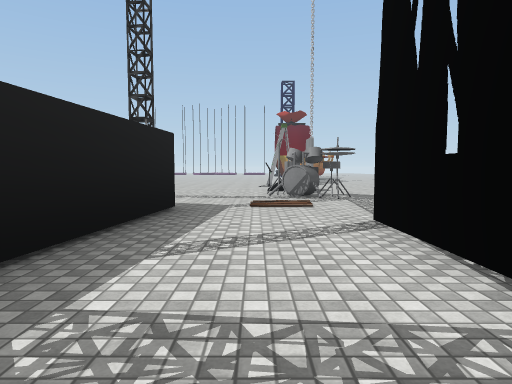
[1] (above)

19 first-person views from a walk through a 3-D level made in the Unity game engine. The camera is 1.4 m above the floor, tilts 4° down and sees 75° across. The floor is counted in squares, 2 m on a side. Each view is taken from the middle of a square. On the plan, view 1 faces up. The plan holds only what a view shows up to about 10 squares ahead; the rest is blank. The place goes on beyond the plan. The player character is not drawn. Some surface patterns are stand-ins.

[2]
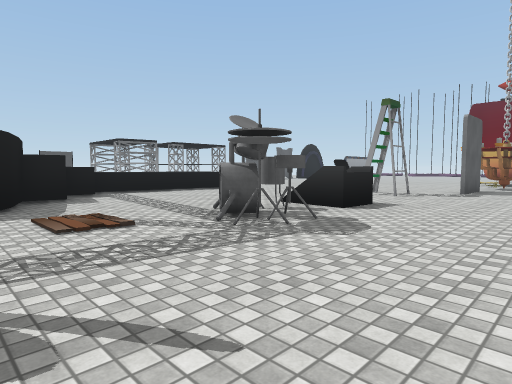

[3]
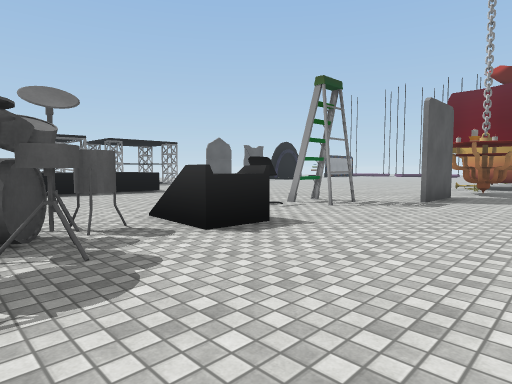

[4]
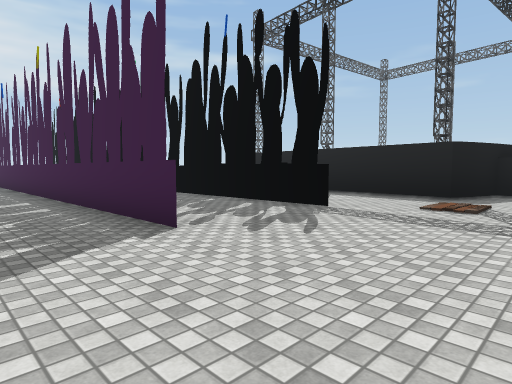

[5]
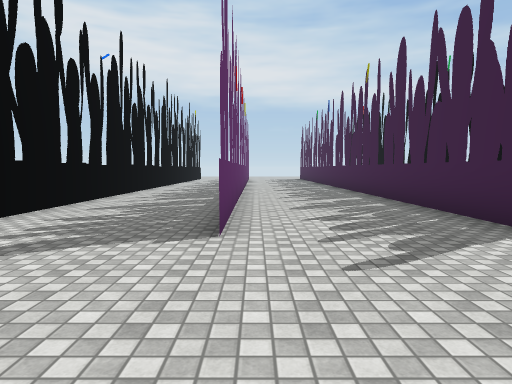

[6]
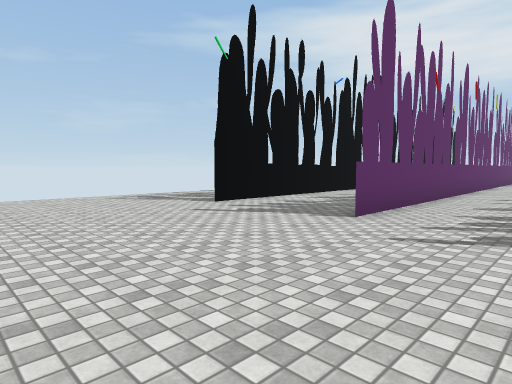

[7]
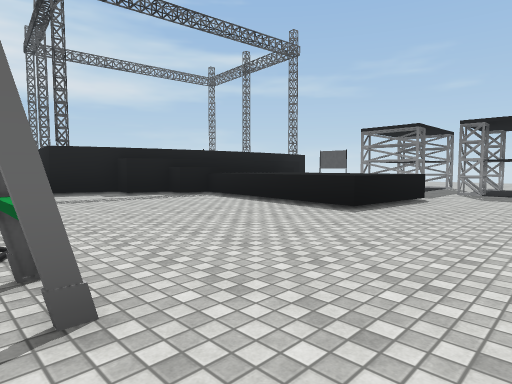

[8]
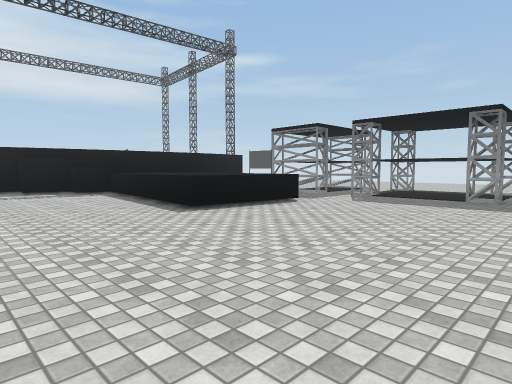

[9]
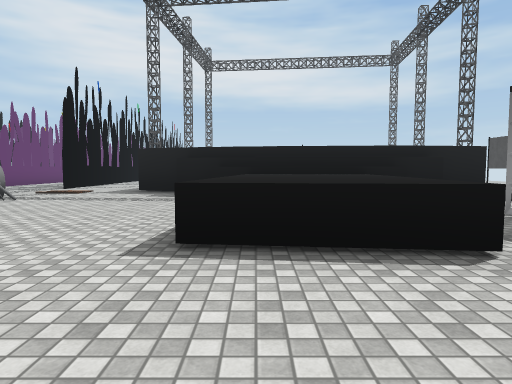

[10]
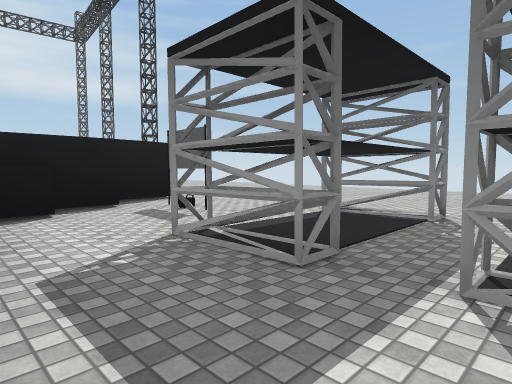

[11]
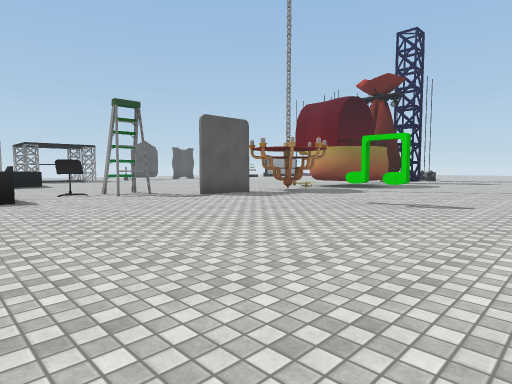

[12]
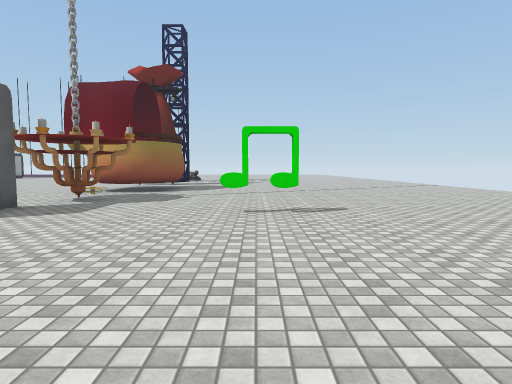

[13]
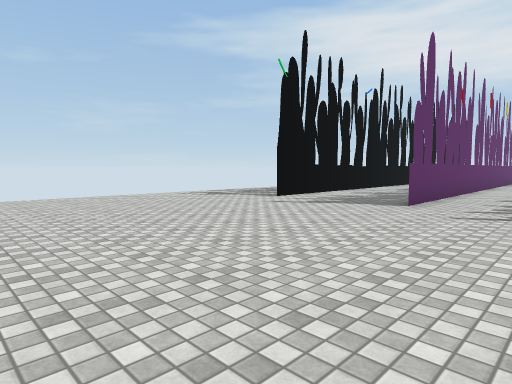

[14]
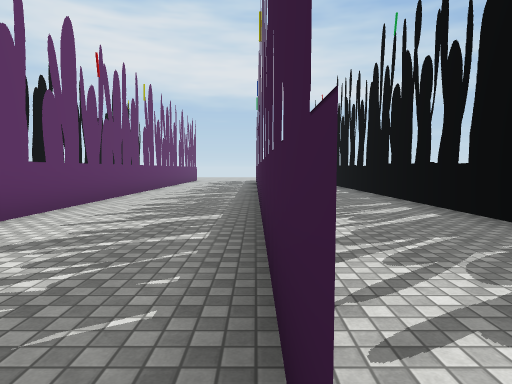

[15]
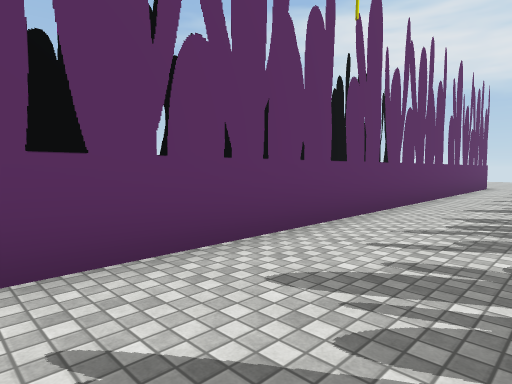

[16]
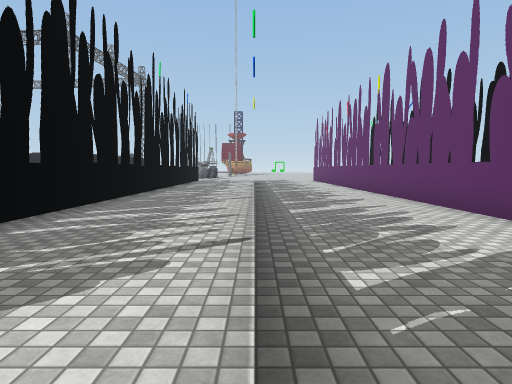

[17]
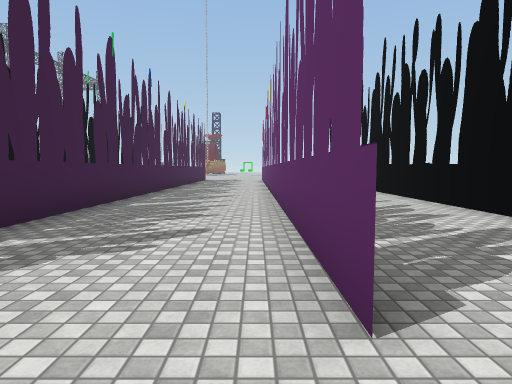

[18]
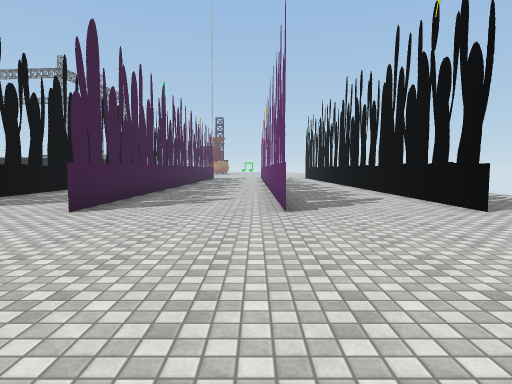

[19]
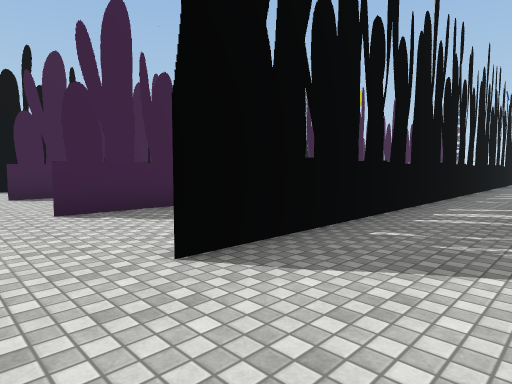

### Floor plan
Key: @ floor where view 1 was taken; # wall or solid block; x gap in a wall; . floor; / step, stairs or slope; = window, fence, low wall or low ledge; ^ raised ledge; O other object.
Columns run from 12 left of view 1 to 14 right of it. Each row starts with its distance up from view 1.
 18        ..... ..O.........
 17    ............x.........
 16    O...........#..#.#...
 15    ....................
 14 O .O.........O.........
 13 .....^^^.....O.........
 12 O..O.^^^...............
 11 O..O.^^^..... #........
 10 .....^^^...................
  9 ..O..^^^.....OO............
  8 ...##^^^^.....O............
  7 .###   ###.../.............
  6          ##................
  5           #................
  4           #...#..=..=...#..
  3           #...#..=..=...#
  2           #...#..=..=...#
  1            ...#..=..=...#
  0             @ #..=..=...#
 -1               #..=..=...#
 -2               #. =..=...#
 -3               #. =..=   #
 -4               #. =..=   #
 -5               #..=..=   #
 -6               #..=..=   #.
 -7               #..=..=  .#.
 -8               #..=..=  .#.
 -9               #..=..=  .#.
-10               #..=..=...#.
-11               #..=..=...#..
-12               #..=..=...#..
-13               #..=..=...#..
-14               #..=..=...#..
-15                 ...........
-16                  ..........
-17                  .......
-18                   .....
-19                    ...
-20                     .

Where each view was taken, in squares from view 1:
view 1: 0 up, 0 right, facing up
view 2: 5 up, 5 right, facing up-left
view 3: 8 up, 5 right, facing up-left
view 4: 8 up, 7 right, facing down-left
view 5: 8 up, 8 right, facing down
view 6: 9 up, 6 right, facing down-right
view 7: 16 up, 1 right, facing down-left
view 8: 18 up, 1 left, facing down-left
view 9: 16 up, 5 left, facing down
view 10: 14 up, 7 left, facing down-left
view 11: 10 up, 10 right, facing up-left
view 12: 11 up, 7 right, facing up
view 13: 11 up, 6 right, facing down-right
view 14: 5 up, 5 right, facing down
view 15: 1 down, 6 right, facing down-right
view 16: 15 down, 5 right, facing up
view 17: 16 down, 8 right, facing up
view 18: 20 down, 8 right, facing up
view 19: 16 down, 14 right, facing up-left
